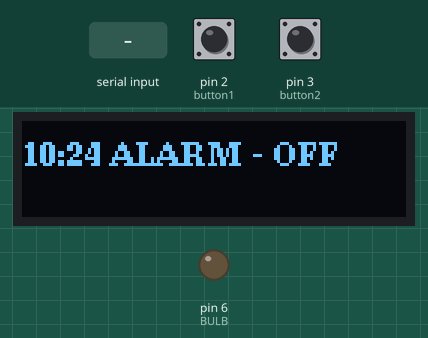
Recording of a sketch running on a simulated Arduino Uno, built with avr-gcc and run on an emulated ATmega328P. On the bench: 128×32 one-colour display, output pins drawn as LEDs (lit = HIGH). Wiring (inferred from the names in the program): DS3231 clock at I2C address 0x68. The test bench sets the inputs (shaded band); at power-on: pin 3 (button2) HIGH, pin 2 (button1) HIGH. The local clock reads 2024-03-15 10:24:30 at power-on unless the sketch sets it; what the sketch prints to the serial monitor is not drawn.

Above: at 1.2 s.
1.3 s: pin 3 (button2) pulled LOW for 1 s
At 3.2 s:
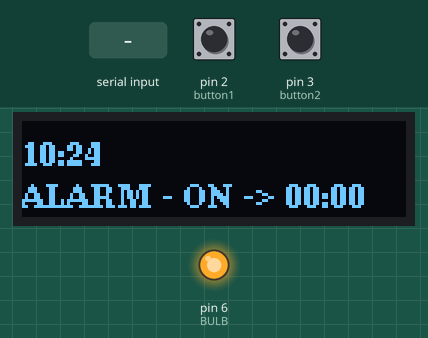
3.8 s: pin 2 (button1) pulled LOW for 1 s
At 4.5 s:
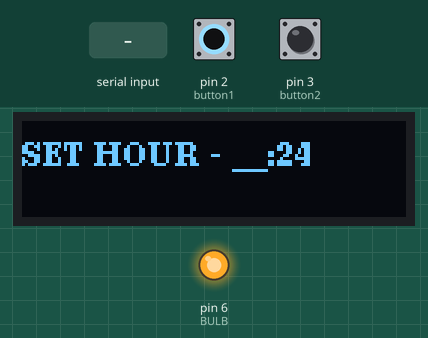
5.4 s: pin 2 (button1) pulled LOW for 0.15 s
At 5.53 s:
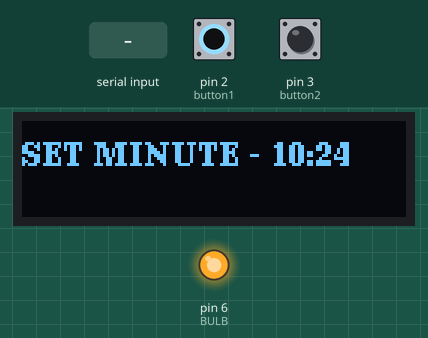
6.1 s: pin 2 (button1) pulled LOW for 0.15 s
At 6.7 s:
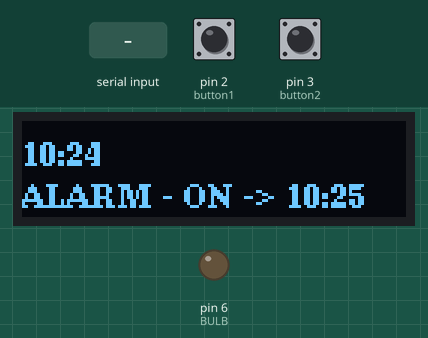
7.7 s: byte 84 (84) received over Serial
At 8.9 s:
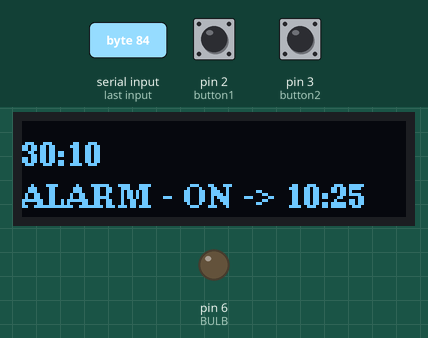
9.2 s: pin 2 (button1) pulled LOW for 3.2 s
At 10.02 s:
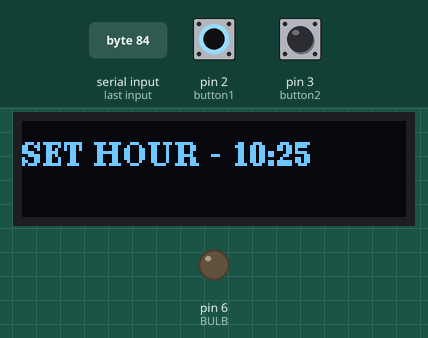
Timing chart, 0 to 12.2 s (numbered marks = the images above; inputs shaded):
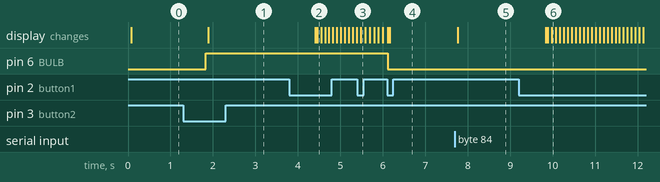

The sketch:

red_light_rtc.ino
```cpp
#include <Arduino.h>
#include <U8g2lib.h>
#include <DS3231.h>
#include <Wire.h>          // For the i2c devices
#include <string.h>

#define DS3231_I2C_ADDRESS 104    // RTC is connected, address is Hex68 (Decimal 104)
#define ON_TIME 1

#ifdef U8X8_HAVE_HW_SPI
#include <SPI.h>
#endif
#ifdef U8X8_HAVE_HW_I2C
#include <Wire.h>
#endif

U8G2_SSD1306_128X32_UNIVISION_F_SW_I2C u8g2(U8G2_R0, /* clock=*/ SCL, /* data=*/ SDA, /* reset=*/ U8X8_PIN_NONE);   // Adafruit Feather ESP8266/32u4 Boards + FeatherWing OLED//U8G2_SSD1306_128X32_UNIVISION_F_HW_I2C u8g2(U8G2_R0, /* reset=*/ U8X8_PIN_NONE);  // Adafruit ESP8266/32u4/ARM Boards + FeatherWing OLED


#define STANDBY 0//in this mode the time it is showed, also the wake up time
#define H_WTIME  1//in this mode the wake up time it is showed with the hour tilting so you
//can change the hour
#define M_WTIME  2//Minutes tilting so you can change minutes
//next state returns to STANDBY


byte seconds, minutes, hours, day, date, month, year;
byte temp_hours = 0, temp_minutes = 0;
char weekDay[4];
byte tMSB, tLSB;
char my_array[100];            // Character array for printing something.
int hour_blink = 0;
bool blink_bool = true;
bool alarm = false;
int bulb_state = LOW;

const int BULB = 6; //pin of the activation of the red bulb

//for setting up the buttons for interruptions
const byte button1 = 2;
const byte button2 = 3;

//indicates if any of the buttons has been pressed
volatile boolean f1 = false;
volatile boolean f2 = false;


//indicates de actual state of the machine state
byte state = STANDBY;

// BUTTON 1 VARIABLES AND ISR
long buttonTimer1 = 0;
long longPressTime1 = 500;

boolean buttonActive1 = false;

//changes to the next mode
void fbutton1() {

  static unsigned long last_interrupt_time = 0;
  unsigned long interrupt_time = millis();
  static boolean falling=true; //with static this variable is only declared once

  // If interrupts come faster than 50ms, assume it's a bounce and ignore
  if (interrupt_time - last_interrupt_time > 50)
  {

    if(falling==true){
      Serial.println("BUTTON1 PRESSED");
      f1 = true;
      falling = false;
      attachInterrupt(digitalPinToInterrupt(button1), fbutton1, RISING);
    }
    else{
      Serial.println("BUTTON1 DROPPED");
      Serial.println("");
      falling = true;
      attachInterrupt(digitalPinToInterrupt(button1), fbutton1, FALLING);
    }

  }
  last_interrupt_time = interrupt_time;

}

// BUTTON 2 VARIABLES AND ISR
long buttonTimer2 = 0;
long longPressTime2 = 500;

boolean buttonActive2 = false;
boolean longPressActive2 = false;

volatile int button2c = 0;
void fbutton2() {
  static unsigned long last_interrupt_time = 0;
  unsigned long interrupt_time = millis();
  static boolean falling=true; //with static this variable is only declared once

  // If interrupts come faster than 50ms, assume it's a bounce and ignore
  if (interrupt_time - last_interrupt_time > 50)
  {

    if(falling==true){
      Serial.println("BUTTON2 PRESSED");
      f2 = true;
      falling = false;
      attachInterrupt(digitalPinToInterrupt(button2), fbutton2, RISING);
    }else{
      Serial.println("BUTTON2 DROPPED");
      Serial.println("");
      falling = true;
      attachInterrupt(digitalPinToInterrupt(button2), fbutton2, FALLING);
    }

  }
  last_interrupt_time = interrupt_time;
}


// OLED FUNCTION
void print_oled(const char * a) {
  u8g2.clearBuffer();          // clear the internal memory
  u8g2.setFont(u8g2_font_ncenB08_tr); // choose a suitable font
  u8g2.drawStr(0, 15, a); // write something to the internal memory
  u8g2.sendBuffer();          // transfer internal memory to the display
}


// DS3231 FUNCTIONS
// Convert normal decimal numbers to binary coded decimal
byte decToBcd(byte val)
{
  return ( (val / 10 * 16) + (val % 10) );
}

void watchConsole()
{
  if (Serial.available()) {      // Look for char in serial queue and process if found
    if (Serial.read() == 84) {      //If command = "T" Set Date
      set3231Date();
      get3231Date();
      // Serial.println(" ");
    }
  }
}

void set3231Date()
{
  //T(sec)(min)(hour)(dayOfWeek)(dayOfMonth)(month)(year)
  //T(00-59)(00-59)(00-23)(1-7)(01-31)(01-12)(00-99)
  //Example: 02-Feb-09 @ 19:57:11 for the 3rd day of the week -> T1157193020209
  // T1124154091014
  seconds = (byte) ((Serial.read() - 48) * 10 + (Serial.read() - 48)); // Use of (byte) type casting and ascii math to achieve result.
  minutes = (byte) ((Serial.read() - 48) * 10 +  (Serial.read() - 48));
  hours   = (byte) ((Serial.read() - 48) * 10 +  (Serial.read() - 48));
  day     = (byte) (Serial.read() - 48);
  date    = (byte) ((Serial.read() - 48) * 10 +  (Serial.read() - 48));
  month   = (byte) ((Serial.read() - 48) * 10 +  (Serial.read() - 48));
  year    = (byte) ((Serial.read() - 48) * 10 +  (Serial.read() - 48));
  Wire.beginTransmission(DS3231_I2C_ADDRESS);
  Wire.write(0x00);
  Wire.write(decToBcd(seconds));
  Wire.write(decToBcd(minutes));
  Wire.write(decToBcd(hours));
  Wire.write(decToBcd(day));
  Wire.write(decToBcd(date));
  Wire.write(decToBcd(month));
  Wire.write(decToBcd(year));
  Wire.endTransmission();
}


void get3231Date()
{
  // send request to receive data starting at register 0
  Wire.beginTransmission(DS3231_I2C_ADDRESS); // 104 is DS3231 device address
  Wire.write(0x00); // start at register 0
  Wire.endTransmission();
  Wire.requestFrom(DS3231_I2C_ADDRESS, 7); // request seven bytes

  if (Wire.available()) {
    seconds = Wire.read(); // get seconds
    minutes = Wire.read(); // get minutes
    hours   = Wire.read();   // get hours
    day     = Wire.read();
    date    = Wire.read();
    month   = Wire.read(); //temp month
    year    = Wire.read();

    seconds = (((seconds & B11110000) >> 4) * 10 + (seconds & B00001111)); // convert BCD to decimal
    minutes = (((minutes & B11110000) >> 4) * 10 + (minutes & B00001111)); // convert BCD to decimal
    hours   = (((hours & B00110000) >> 4) * 10 + (hours & B00001111)); // convert BCD to decimal (assume 24 hour mode)
    day     = (day & B00000111); // 1-7
    date    = (((date & B00110000) >> 4) * 10 + (date & B00001111)); // 1-31
    month   = (((month & B00010000) >> 4) * 10 + (month & B00001111)); //msb7 is century overflow
    year    = (((year & B11110000) >> 4) * 10 + (year & B00001111));
  }
  else {
    //oh noes, no data!
  }

  switch (day) {
    case 1:
      strcpy(weekDay, "Sun");
      break;
    case 2:
      strcpy(weekDay, "Mon");
      break;
    case 3:
      strcpy(weekDay, "Tue");
      break;
    case 4:
      strcpy(weekDay, "Wed");
      break;
    case 5:
      strcpy(weekDay, "Thu");
      break;
    case 6:
      strcpy(weekDay, "Fri");
      break;
    case 7:
      strcpy(weekDay, "Sat");
      break;
  }
}

float get3231Temp()
{
  float temp3231;

  //temp registers (11h-12h) get updated automatically every 64s
  Wire.beginTransmission(DS3231_I2C_ADDRESS);
  Wire.write(0x11);
  Wire.endTransmission();
  Wire.requestFrom(DS3231_I2C_ADDRESS, 2);

  if (Wire.available()) {
    tMSB = Wire.read(); //2's complement int portion
    tLSB = Wire.read(); //fraction portion

    temp3231 = (tMSB & B01111111); //do 2's math on Tmsb
    temp3231 += ( (tLSB >> 6) * 0.25 ); //only care about bits 7 & 8
  }
  else {
    //oh noes, no data!
  }

  return temp3231;
}

void setup() {

  //Wire.begin();
  u8g2.begin(); //OLED display
  pinMode(BULB, OUTPUT);  //bulb
  pinMode(button1, INPUT_PULLUP); //button for changing mode
  pinMode(button2, INPUT_PULLUP); //button for adding time
  attachInterrupt(digitalPinToInterrupt(button1), fbutton1, FALLING);
  attachInterrupt(digitalPinToInterrupt(button2), fbutton2, FALLING);
  Serial.begin(9600);
  // Serial.println("PROGRAM READY");
  digitalWrite(BULB, LOW); //RELAY with na (normally open) works with inverse logic, need to be
  //to ground to be connected (Starts ON)
}

void loop() {

  // DS3231 ACTIONS
  Wire.begin();
  watchConsole();
  get3231Date();
  Wire.end();

  Serial.println(bulb_state);

  switch (state) {

    case STANDBY:

      // ALARM LOGIC FOR ACTIVATING THE RELAY
      if (alarm == true) {

        // Time to turn on the light
        if (temp_hours == hours && temp_minutes == minutes) {

          if (bulb_state == LOW) { // RELAY IS ON
            //bulb_state = HIGH;
            Serial.print("new BULB_STATE: ");
            // Serial.println(bulb_state);
            noInterrupts();
            //digitalWrite(BULB, HIGH); // turn off the bulb, uncomment for turning of the bulb
            // when ON_TIME passed after the bulb has turned on
            cli();
            interrupts();
            alarm = false;

          } else {
            bulb_state = LOW;
            Serial.print("new BULB_STATE: ");
            // Serial.println(bulb_state);
            noInterrupts();
            digitalWrite(BULB, bulb_state);
            cli();
            interrupts();

            // ADD ANOTHER TIMER FOR TURNING OFF THE BULB
            if ((temp_minutes >= 60 - ON_TIME) && (temp_hours == 23)) {
              temp_minutes = (temp_minutes + ON_TIME) % 60;
              temp_hours = 0;
            } else if (temp_minutes >= 60 - ON_TIME) {
              temp_minutes = (temp_minutes + ON_TIME) % 60;
              temp_hours++;
            } else {
              temp_minutes += ON_TIME;
            }

          }

        }

        u8g2.clearBuffer();          // clear the internal memory
        u8g2.setFont(u8g2_font_ncenB08_tr); // choose a suitable font

        sprintf(my_array, "%02u:%02u", hours, minutes);
        u8g2.drawStr(0, 15, my_array); // write something to the internal memory

        sprintf(my_array, "ALARM - ON -> %02u:%02u", temp_hours, temp_minutes);
        u8g2.drawStr(0, 29, my_array); // write something to the internal memory

        u8g2.sendBuffer();          // transfer internal memory to the display
      } else {
        sprintf(my_array, "%02u:%02u ALARM - OFF", hours, minutes);
        print_oled(my_array);
      }


      //BUTTON LOGIC FOR CHANGING MODE
      //BUTTON 1
      if (digitalRead(button1) == LOW) { // first button pressed

        if (buttonActive1 == false) { //first time being pulsed

          buttonActive1 = true;
          buttonTimer1 = millis();

        }

        if (millis() - buttonTimer1 > longPressTime1) {

          // Serial.println("LONG PRESSED BUTTON");
          buttonActive1 = false;

          if (temp_hours == 0 && temp_minutes == 0) {
            temp_hours = hours;
            temp_minutes = minutes;
          }

          state = H_WTIME;
          f1 = false;
          f2 = false;
        }

      } else { // no button pressed

        if (buttonActive1 == true) {

          buttonActive1 = false;

        }

      }


      // BUTON LOGIC FOR ACTIVATING/DEACTIVATING ALARM
      //BUTTON 2
      if (digitalRead(button2) == LOW) { // first button pressed

        if (buttonActive2 == false) { //first time being pulsed

          buttonActive2 = true;
          buttonTimer2 = millis();

        }

        if ((millis() - buttonTimer2 > longPressTime2) && (longPressActive2 == false)) {
          longPressActive2 = true;
          // Serial.println("LONG PRESSED BUTTON");
          buttonActive2 = false;
          alarm = !alarm; // change alarm state
          if(alarm == true){
            bulb_state = HIGH;
          }else{
            bulb_state = LOW;
          }
          digitalWrite(BULB, bulb_state);
        }

      } else { // no button pressed

        if (buttonActive2 == true) {

          buttonActive2 = false;
          longPressActive2 = false;

        }

      }

      break;


    case H_WTIME:
      //shows the wake up time with hour tilting
      hour_blink++;
      if (hour_blink % 2 == 0) {
        hour_blink = 0;
        blink_bool = ! blink_bool;
      }
      if (blink_bool) {
        sprintf(my_array, "SET HOUR - %02u:%02u", temp_hours, temp_minutes);
      } else {
        sprintf(my_array, "SET HOUR - __:%02u", temp_minutes);
      }

      // Serial.println(my_array);
      print_oled(my_array);


      if (f1) {

        state = M_WTIME;
        // temp_minutes = 0;
        f1 = false;
        f2 = false;

      } else if (f2) {

        if (temp_hours == 23) {
          temp_hours = 0;
        } else {
          temp_hours++;
        }
        f1 = false;
        f2 = false;
      }

      break;


    case M_WTIME:

      //shows the wake up time with minute tilting
      hour_blink++;
      if (hour_blink % 2 == 0) {
        hour_blink = 0;
        blink_bool = ! blink_bool;
      }
      if (blink_bool) {
        sprintf(my_array, "SET MINUTE - %02u:%02u", temp_hours, temp_minutes);
      } else {
        sprintf(my_array, "SET MINUTE - %02u:__", temp_hours);
      }

      // Serial.println(my_array);
      print_oled(my_array);
      if (f1) {
        state = STANDBY;
        f1 = false;
        f2 = false;
      } else if (f2) {
        temp_minutes = (temp_minutes + 1) % 60;
        f2 = false;
      }

      break;
  }

  delay(10);

}
```

Measured:
- after the input at 1.3 s, pin 6 (BULB): LOW → HIGH after 0.53 s; the display: changes after 0.59 s (image 1)
- after the input at 3.8 s, the display: first changes after 0.61 s (image 2 shows a later state)
- after the input at 5.4 s, the display: changes after 0.08 s (image 3)
- after the input at 6.1 s, pin 6 (BULB): HIGH → LOW at once; the display: first differs from a run without the input after 0.06 s (image 4)
- after the input at 7.7 s, the display: changes after 0.06 s (image 5)
- after the input at 9.2 s, the display: changes after 0.64 s (image 6)
